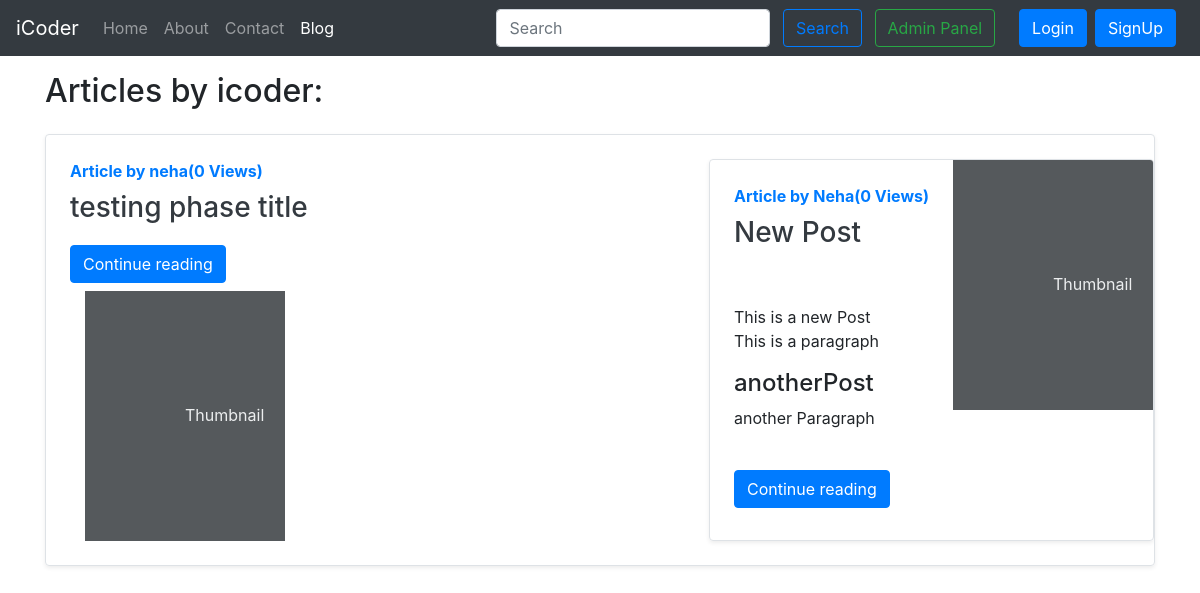
Screenshot of /blog/ with the database file from the repository.
### blog/models.py (models this page shows, shortened)
class Post(models.Model):
    sno = models.AutoField(primary_key=True)
    title = models.CharField(max_length=255)
    author = models.CharField(max_length=14)
    slug = models.CharField(max_length=130)
    views = models.IntegerField(default=0)
    timeStamp = models.DateTimeField(blank=True)
    content = models.TextField()

### blog/views.py (the view)
# urls.py: path('', views.blogHome, name="blogHome"),
def blogHome(request):
    allPosts = Post.objects.all()
    context = {'allPosts': allPosts}
    return render(request, "blog/blogHome.html", context)

### templates/blog/blogHome.html (shortened to what this page needs)
{% extends 'base.html'%}
{% block blogactive %} active {% endblock blogactive %}
 {% block body %}
<div class="container my-3">
<h2>Articles by icoder: </h2>
    {% for post in allPosts  %}
<div class="row no-gutters border rounded overflow-hidden flex-md-row mb-4 shadow-sm h-md-250 my-4 position-relative">
        <div class="col p-4 d-flex flex-column position-static">
          <strong class="d-inline-block mb-2 text-primary">Article by {{post.author}}({{post.views}} Views)</strong>
            <h3 class="mb-0 text-dark"> <a class="text-dark" href="/blog/{{post.slug}}">{{post.title}}</a></h3>
            <p class="card-text mb-auto"><div class="preview>"{{post.content|safe| truncatechars:500}}</div></p>
            <div class="my-2">
          <a href="/blog/{{post.slug}}" role="button" class="btn btn-primary">Continue reading</a>
        </div>
        </div>
   <div class="col-auto d-none d-lg-block">
          <svg class="bd-placeholder-img" width="200" height="250" xmlns="http://www.w3.org/2000/svg" preserveAspectRatio="xMidYMid slice" focusable="false" role="img" aria-label="Placeholder: Thumbnail"><title>Placeholder</title><rect width="100%" height="100%" fill="#55595c"></rect><text x="50%" y="50%" fill="#eceeef" dy=".3em">Thumbnail</text></svg>
        </div>
      </div>
    {% endfor  %}
      </div>
    {% endblock body%}

### rows the page displays
Post: author "neha", views "0", title "testing phase title"
Post: author "Neha", views "0", title "New Post", content "This is a new Post This is a paragraph anotherPost another Paragraph"
